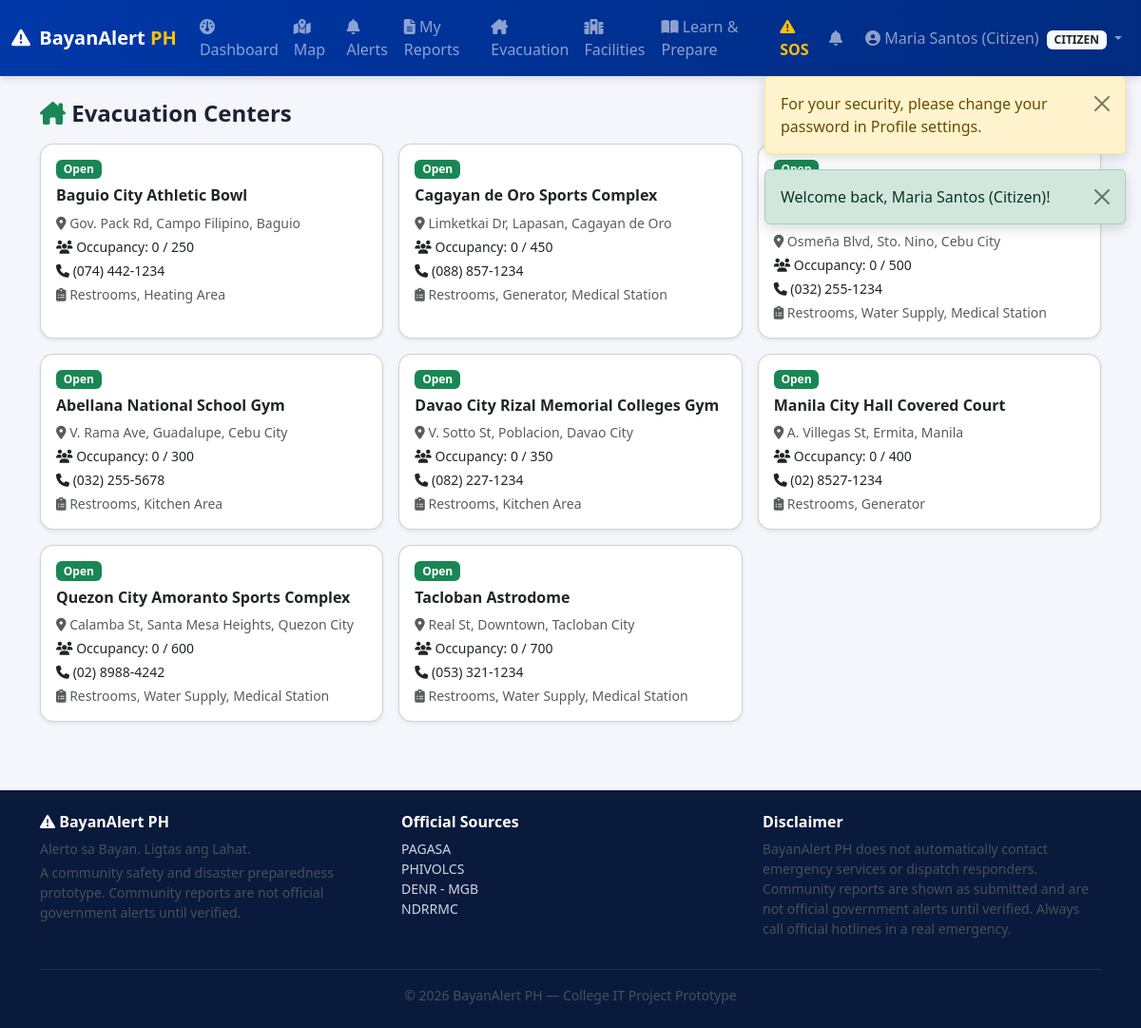
The app's page /citizen/evacuation.php (signed in) with its own data.
### tables this page shows
CREATE TABLE evacuation_centers (
    id INT UNSIGNED AUTO_INCREMENT PRIMARY KEY,
    name VARCHAR(200) NOT NULL,
    address VARCHAR(255) NOT NULL,
    barangay VARCHAR(100) DEFAULT NULL,
    city VARCHAR(100) NOT NULL,
    province VARCHAR(100) NOT NULL,
    latitude DECIMAL(10,7) NOT NULL,
    longitude DECIMAL(10,7) NOT NULL,
    capacity INT UNSIGNED NOT NULL DEFAULT 0,
    current_occupancy INT UNSIGNED NOT NULL DEFAULT 0,
    contact_number VARCHAR(50) DEFAULT NULL,
    facilities TEXT DEFAULT NULL,
    status ENUM('Open','Full','Closed') NOT NULL DEFAULT 'Open',
    is_sample TINYINT(1) NOT NULL DEFAULT 1,
    created_at DATETIME NOT NULL DEFAULT CURRENT_TIMESTAMP,
    updated_at DATETIME NOT NULL DEFAULT CURRENT_TIMESTAMP ON UPDATE CURRENT_TIMESTAMP,
    INDEX idx_evac_location (province, city),
    INDEX idx_evac_status (status)
);

### includes/functions.php (called while the page is built, shortened)
<?php
function e(?string $value): string
{
    return htmlspecialchars($value ?? '', ENT_QUOTES, 'UTF-8');
}
function status_badge_class(string $status): string
{
    return match ($status) {
        'Pending'            => 'bg-secondary',
        'Under Verification' => 'bg-info text-dark',
        'Verified'           => 'bg-primary',
        'Responding'         => 'bg-warning text-dark',
        'Resolved'           => 'bg-success',
        'Rejected'           => 'bg-danger',
        'Open'               => 'bg-success',
        'Full'                => 'bg-warning text-dark',
        'Closed'             => 'bg-danger',
        'Active'             => 'bg-success',
        'Inactive'           => 'bg-secondary',
        'Expired'            => 'bg-dark',
        default              => 'bg-secondary',
    };
}

### citizen/evacuation.php (the view, shortened to what this page needs)
<?php
$db = getDB();
$centers = $db->query("SELECT * FROM evacuation_centers ORDER BY status='Open' DESC, city ASC")->fetchAll();
require_once __DIR__ . '/../includes/header.php';
require_once __DIR__ . '/../includes/navbar.php';
?>
<div class="container py-4">
  <div class="d-flex justify-content-between align-items-center flex-wrap mb-3">
    <h4 class="fw-bold mb-0"><i class="fa-solid fa-house-chimney text-success"></i> Evacuation Centers</h4>
    <button class="btn btn-success btn-sm" id="findNearestBtn"><i class="fa-solid fa-location-crosshairs"></i> Find Nearest Center</button>
  </div>
  <div class="row g-3" id="evacList">
    <?php foreach ($centers as $c): ?>
    <div class="col-md-6 col-lg-4 evac-card" data-lat="<?= e($c['latitude']) ?>" data-lng="<?= e($c['longitude']) ?>">
      <div class="card h-100 shadow-sm">
        <div class="card-body">
          <div class="d-flex justify-content-between">
            <span class="badge <?= status_badge_class($c['status']) ?> mb-2"><?= e($c['status']) ?></span>
          </div>
          <h6 class="fw-bold"><?= e($c['name']) ?></h6>
          <p class="small text-muted mb-1"><i class="fa-solid fa-location-dot"></i> <?= e($c['address']) ?>, <?= e($c['barangay']) ?>, <?= e($c['city']) ?></p>
          <p class="small mb-1"><i class="fa-solid fa-users"></i> Occupancy: <?= (int)$c['current_occupancy'] ?> / <?= (int)$c['capacity'] ?></p>
          <p class="small mb-1"><i class="fa-solid fa-phone"></i> <?= e($c['contact_number'] ?: 'Not listed') ?></p>
          <p class="small text-muted mb-0"><i class="fa-solid fa-clipboard-list"></i> <?= e($c['facilities'] ?: 'No facility info listed') ?></p>
        </div>
      </div>
    </div>
    <?php endforeach; ?>
  </div>
</div>
<?php require_once __DIR__ . '/../includes/footer.php'; ?>

### assets/css/style.css (style rules this page uses)
:root { --bayan-blue: #0038a8; --bayan-red: #ce1126; --bayan-yellow: #fcd116; --bayan-dark: #0a1a3c; }
body { font-family: 'Segoe UI', Roboto, -apple-system, sans-serif; background-color: #f4f6fb; color: #1c2333; }
.card { border-radius: 14px; }

### records on screen
evacuation_centers: status "Open", name "Baguio City Athletic Bowl", address "Gov. Pack Rd", barangay "Campo Filipino", city "Baguio", current_occupancy "0", capacity "250", contact_number "(074) 442-1234", facilities "Restrooms, Heating Area"
evacuation_centers: status "Open", name "Cagayan de Oro Sports Complex", address "Limketkai Dr", barangay "Lapasan", city "Cagayan de Oro", current_occupancy "0", capacity "450", contact_number "(088) 857-1234", facilities "Restrooms, Generator, Medical Station"
evacuation_centers: address "Osmeña Blvd", barangay "Sto. Nino", city "Cebu City", current_occupancy "0", capacity "500", contact_number "(032) 255-1234", facilities "Restrooms, Water Supply, Medical Station"
evacuation_centers: status "Open", name "Abellana National School Gym", address "V. Rama Ave", barangay "Guadalupe", city "Cebu City", current_occupancy "0", capacity "300", contact_number "(032) 255-5678", facilities "Restrooms, Kitchen Area"
evacuation_centers: status "Open", name "Davao City Rizal Memorial Colleges Gym", address "V. Sotto St", barangay "Poblacion", city "Davao City", current_occupancy "0", capacity "350", contact_number "(082) 227-1234", facilities "Restrooms, Kitchen Area"
evacuation_centers: status "Open", name "Manila City Hall Covered Court", address "A. Villegas St", barangay "Ermita", city "Manila", current_occupancy "0", capacity "400", contact_number "(02) 8527-1234", facilities "Restrooms, Generator"
evacuation_centers: status "Open", name "Quezon City Amoranto Sports Complex", address "Calamba St", barangay "Santa Mesa Heights", city "Quezon City", current_occupancy "0", capacity "600", contact_number "(02) 8988-4242", facilities "Restrooms, Water Supply, Medical Station"
evacuation_centers: status "Open", name "Tacloban Astrodome", address "Real St", barangay "Downtown", city "Tacloban City", current_occupancy "0", capacity "700", contact_number "(053) 321-1234", facilities "Restrooms, Water Supply, Medical Station"

### other values on screen
$f['message'] "For your security, please change your password in Profile settings."
$f['message'] "Welcome back, Maria Santos (Citizen)!"
$user['name'] "Maria Santos (Citizen)"
$role "CITIZEN"
